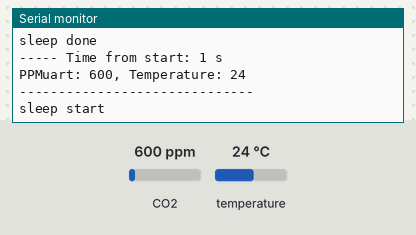
The sketch below on a simulated ESP8266 (NodeMCU). On the bench: the last lines printed to the serial monitor. The inputs (shaded band) are chosen by the test bench; at power-on: CO2 600 ppm, temperature 24 °C.

Above: at 1.3 s.
1.4 s: CO2 set to 452 ppm
At 2.6 s:
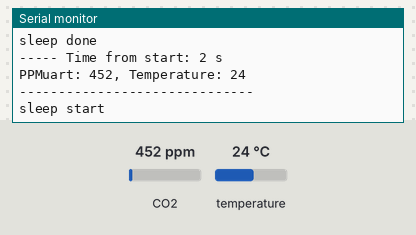
2.9 s: temperature set to 12 °C
At 4.1 s:
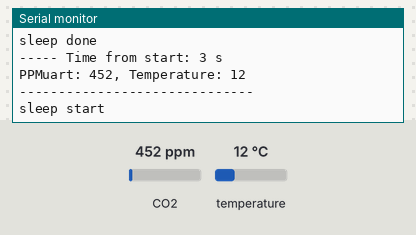
4.4 s: CO2 set to 1050 ppm
At 6.2 s:
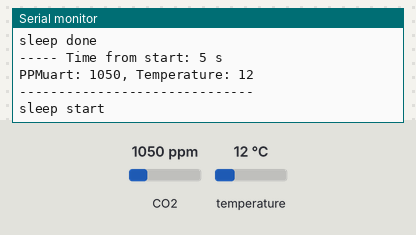
Timing chart, 0 to 7.7 s (numbered marks = the images above; inputs shaded):
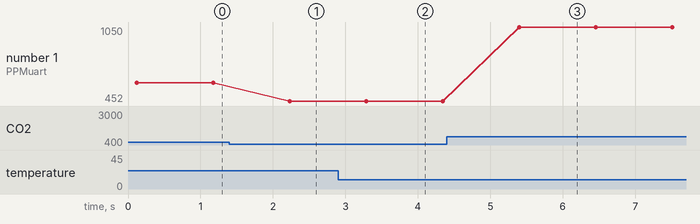

Measured:
- after the input at 1.4 s, the serial monitor: prints a new line after 0.83 s (image 1)
- after the input at 2.9 s, the serial monitor: prints a new line after 0.39 s (image 2)
- after the input at 4.4 s, the serial monitor: prints a new line after 1.0 s (image 3)
- plotted number 1: 600 → 452 after the input at 1.4 s, 452 → 1050 after the input at 4.4 s

The sketch:

MH-Z19B-lib-ru.ino
```cpp
//taken from https://github.com/tobiasschuerg/MH-Z-CO2-Sensors

#include <ESP8266WiFi.h>
#include <SoftwareSerial.h>
#include <MHZ.h>

// pin for pwm reading
#define CO2_IN 10

// pin for uart reading
#define MH_Z19_RX D6  // D7
#define MH_Z19_TX D7  // D6

MHZ co2(MH_Z19_RX, MH_Z19_TX, CO2_IN, MHZ19B);

void setup() {
  Serial.begin(9600);
  pinMode(CO2_IN, INPUT);
  delay(100);
  Serial.println("MHZ 19B");

  // enable debug to get addition information
  co2.setDebug(true);

  if (co2.isPreHeating()) {
    Serial.print("Preheating");
    while (co2.isPreHeating()) {
      Serial.print(".");
      delay(2000);
    }
    Serial.println();
  }
}

void loop() {
  Serial.print("\n----- Time from start: ");
  Serial.print(millis() / 1000);
  Serial.println(" s");

  int ppm_uart = co2.readCO2UART();
  Serial.print("PPMuart: ");

  if (ppm_uart > 0) {
    Serial.print(ppm_uart);
  } else {
    Serial.print("n/a");
  }

  //int ppm_pwm = co2.readCO2PWM();
  //Serial.print(", PPMpwm: ");
  //Serial.print(ppm_pwm);

  int temperature = co2.getLastTemperature();
  Serial.print(", Temperature: ");

  if (temperature > 0) {
    Serial.println(temperature);
  } else {
    Serial.println("n/a");
  }

  Serial.println("\n------------------------------");
  Serial.println("sleep start");
  delay(1000);
  Serial.println("sleep done");
}
```
